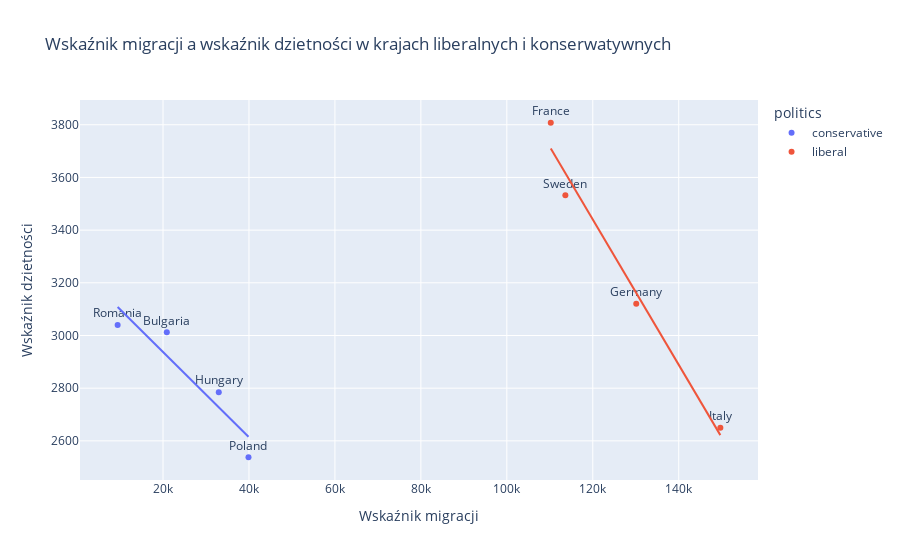

Notebook code for this chart:
### Code cell
df_mig = data["migrants"][["geo", "year", "Migrants number per 100k inhabitants", "politics"]]
df_fert = data["fertility"][["geo", "year", "Total fertility rate", "politics"]]

df_scatter = (
    df_mig
    .merge(df_fert, on=["geo", "year", "politics"])
    .dropna(subset=["Migrants number per 100k inhabitants", "Total fertility rate"])
)

agg_pt = df_scatter.groupby(["geo", "politics"], as_index=False).agg(
    migrants_sum=("Migrants number per 100k inhabitants", "sum"),
    fertility_sum=("Total fertility rate", "sum")
)

fig = px.scatter(
    agg_pt,
    x="migrants_sum", y="fertility_sum",
    color="politics", text="geo",
    trendline="ols",
    title="Wskaźnik migracji a wskaźnik dzietności w krajach liberalnych i konserwatywnych"
)
fig.update_traces(textposition="top center")
fig.update_layout(xaxis_title="Wskaźnik migracji", yaxis_title="Wskaźnik dzietności")
fig.show()

### Figure 1 — Plotly figure (JSON) as saved in the notebook; plotly's stock layout.template omitted (floating-point values rounded to 4 significant figures)
{"data": [{"hovertemplate": "politics=conservative<br>migrants_sum=%{x}<br>fertility_sum=%{y}<br>geo=%{text}<extra></extra>", "legendgroup": "conservative", "marker": {"color": "#636efa", "symbol": "circle"}, "mode": "markers+text", "name": "conservative", "orientation": "v", "showlegend": true, "text": ["Bulgaria", "Hungary", "Poland", "Romania"], "textposition": "top center", "type": "scatter", "x": [20880.0, 32980.0, 39890.0, 9446.0], "xaxis": "x", "y": [3012.0, 2785.0, 2538.0, 3040.0], "yaxis": "y"}, {"hovertemplate": "<b>OLS trendline</b><br>fertility_sum = -0.0161898 * migrants_sum + 3261.37<br>R<sup>2</sup>=0.866407<br><br>politics=conservative<br>migrants_sum=%{x}<br>fertility_sum=%{y} <b>(trend)</b><extra></extra>", "legendgroup": "conservative", "marker": {"color": "#636efa", "symbol": "circle"}, "mode": "lines", "name": "conservative", "showlegend": false, "textposition": "top center", "type": "scatter", "x": [9446.0, 20880.0, 32980.0, 39890.0], "xaxis": "x", "y": [3108.0, 2923.0, 2727.0, 2616.0], "yaxis": "y"}, {"hovertemplate": "politics=liberal<br>migrants_sum=%{x}<br>fertility_sum=%{y}<br>geo=%{text}<extra></extra>", "legendgroup": "liberal", "marker": {"color": "#EF553B", "symbol": "circle"}, "mode": "markers+text", "name": "liberal", "orientation": "v", "showlegend": true, "text": ["France", "Germany", "Italy", "Sweden"], "textposition": "top center", "type": "scatter", "x": [110200.0, 130100.0, 149700.0, 113600.0], "xaxis": "x", "y": [3808.0, 3121.0, 2650.0, 3532.0], "yaxis": "y"}, {"hovertemplate": "<b>OLS trendline</b><br>fertility_sum = -0.0275819 * migrants_sum + 6750.39<br>R<sup>2</sup>=0.974982<br><br>politics=liberal<br>migrants_sum=%{x}<br>fertility_sum=%{y} <b>(trend)</b><extra></extra>", "legendgroup": "liberal", "marker": {"color": "#EF553B", "symbol": "circle"}, "mode": "lines", "name": "liberal", "showlegend": false, "textposition": "top center", "type": "scatter", "x": [110200.0, 113600.0, 130100.0, 149700.0], "xaxis": "x", "y": [3710.0, 3617.0, 3162.0, 2622.0], "yaxis": "y"}], "layout": {"legend": {"title": {"text": "politics"}, "tracegroupgap": 0}, "title": {"text": "Wskaźnik migracji a wskaźnik dzietności w krajach liberalnych i konserwatywnych"}, "xaxis": {"anchor": "y", "domain": [0, 1], "title": {"text": "Wskaźnik migracji"}}, "yaxis": {"anchor": "x", "domain": [0, 1], "title": {"text": "Wskaźnik dzietności"}}}}
